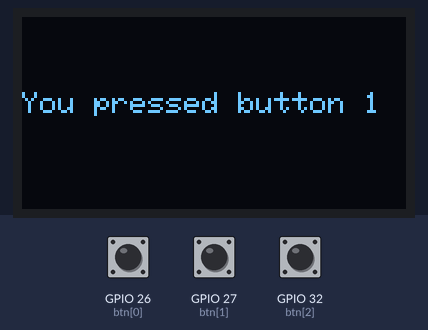
Recording of a sketch running on a simulated ESP32. Parts: 128×64 one-colour display. The test bench sets the inputs (shaded band); at power-on: GPIO 26 (btn[0]) HIGH, GPIO 27 (btn[1]) LOW, GPIO 32 (btn[2]) LOW.

Above: at 2.3 s.
2.4 s: GPIO 26 (btn[0]) pulled LOW for 0.15 s
At 2.51 s:
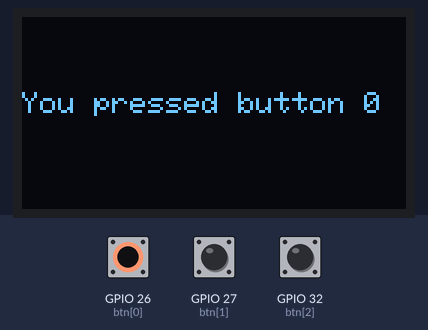
4.0 s: GPIO 27 (btn[1]) pulled HIGH for 0.15 s
Timing chart, 0 to 7.0 s (numbered marks = the images above; inputs shaded):
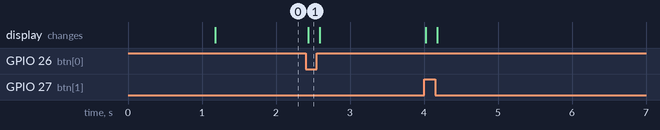

The sketch:

7_4.ino
```cpp
#include <Adafruit_GFX.h>
#include <Adafruit_SH1106.h>
#define SDA 21
#define SCL 22
int btn[] = {26, 27, 32, 33, 34, 35, 36, 39};
int i;
Adafruit_SH1106 display(SDA, SCL);
void setup(){
  for(i = 0; i < 8; i++){
    pinMode(btn[i], INPUT);
  }
  display.begin(SH1106_SWITCHCAPVCC, 0x3C);
  display.clearDisplay();
  display.display();
  delay(100);
  display.setTextSize(1);
  display.setTextColor(WHITE);
  display.setCursor(0,0);
  Wire.begin();
  display.println("Ready!");
  delay(1000);
}
void loop(){
  for(i = 0; i < 8; i++){
    if(digitalRead(btn[i]) == LOW){
      display.clearDisplay();
      display.setCursor(0,25);
      display.print("You pressed button ");
      display.print(i);
      display.display();
      break;
    }
  }
}
```

Measured:
- after the input at 2.4 s, the display: changes at once (image 1)
